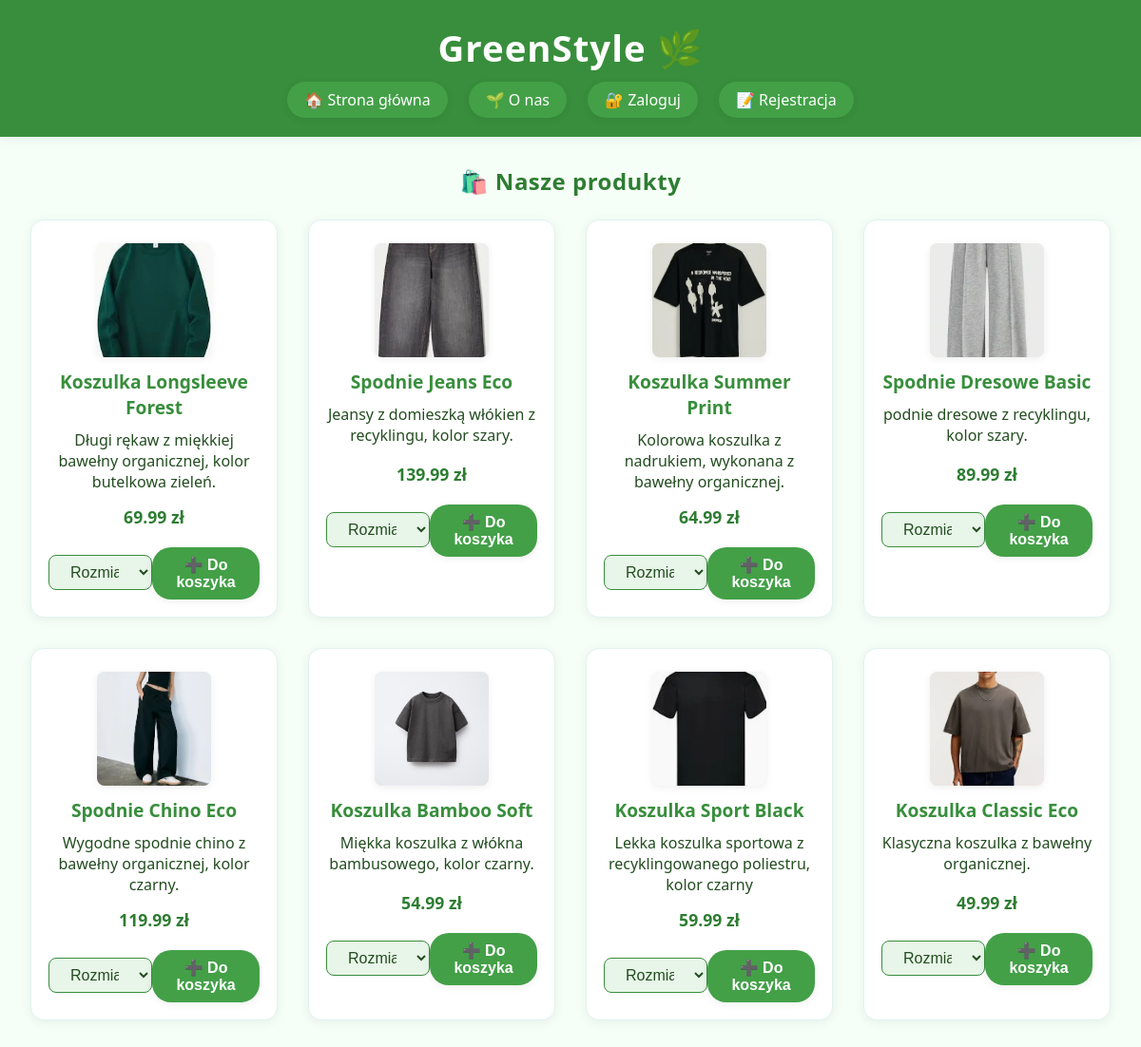
The page / on the database its author committed.
### tables this page shows
CREATE TABLE `products` (
  `id` int(11) NOT NULL,
  `name` varchar(255) NOT NULL,
  `description` text DEFAULT NULL,
  `price` decimal(10,2) NOT NULL,
  `image` varchar(255) DEFAULT NULL
);

### index.php (the view, shortened to what this page needs)
<?php
require 'db.php';
$stmt = $pdo->query("SELECT * FROM products ORDER BY id DESC");
$products = $stmt->fetchAll();
?>
<!DOCTYPE html>
<html lang="pl">
<head>
    <link rel="stylesheet" href="css/style.css">
</head>
<body>
<header>
    <div class="container">
        <h1>GreenStyle 🌿</h1>
        <nav>
            <a href="index.php">🏠 Strona główna</a>
            <a href="about.php">🌱 O nas</a>
            <?php if (isset($_SESSION['user'])): ?>
                <a href="cart.php">🛒 Koszyk</a>
                <a href="orders_history.php">📦 Moje zamówienia</a>
                <?php if ($_SESSION['user']['role'] === 'admin'): ?>
                    <a href="admin/index.php">⚙️ Panel admina</a>
                <?php endif; ?>
                <span>Witaj, <?= htmlspecialchars($_SESSION['user']['name']) ?> |</span>
                <a href="logout.php">🚪 Wyloguj</a>
            <?php else: ?>
                <a href="login.php">🔐 Zaloguj</a>
                <a href="register.php">📝 Rejestracja</a>
            <?php endif; ?>
        </nav>
    </div>
</header>
    <h2>🛍️ Nasze produkty</h2>
    <div class="products">
        <?php foreach ($products as $product): ?>
            <div class="product">
                <?php if ($product['image']): ?>
                    <img src="<?= htmlspecialchars($product['image']) ?>" alt="obrazek produktu">
                <?php endif; ?>
                <h3><?= htmlspecialchars($product['name']) ?></h3>
                <p><?= htmlspecialchars($product['description']) ?></p>
                <div class="price"><?= number_format($product['price'], 2) ?> zł</div>
                <form method="post" action="add_to_cart.php">
                    <select name="size" required>
                        <option value="">Rozmiar</option>
                    </select>
                    <button type="submit">➕ Do koszyka</button>
                </form>
            </div>
        <?php endforeach; ?>
    </div>
</body>
</html>

### css/style.css (style rules this page uses)
* { box-sizing: border-box; margin: 0; padding: 0; }
body { background: #f6fff7; color: #234d20; font-family: 'Segoe UI', Arial, sans-serif; min-height: 100vh; }
.container { max-width: 1200px; margin: 0 auto; padding: 0 24px; }
header { background: #388e3c; color: #fff; padding: 24px 0 10px 0; margin-bottom: 30px; box-shadow: 0 2px 12px #0001; }
header h1 { font-size: 2.4em; letter-spacing: 1px; margin-bottom: 10px; text-align: center; }
nav { display: flex; justify-content: center; align-items: center; gap: 22px; flex-wrap: wrap; margin-bottom: 10px; }
nav a { color: #fff; text-decoration: none; background: #43a047; padding: 8px 18px; border-radius: 20px; font-weight: 500; transition: background 0.2s; box-shadow: 0 2px 8px #0001; }
h2 { text-align: center; color: #2e7d32; margin: 30px 0 24px 0; font-size: 1.5em; letter-spacing: 0.5px; }
.products { display: flex; flex-wrap: wrap; gap: 32px; justify-content: center; margin-bottom: 40px; }
.product { background: #fff; border-radius: 16px; box-shadow: 0 4px 24px #0002; padding: 24px 18px 18px 18px; width: 270px; display: flex; flex-direction: column; align-items: center; transition: box-shadow 0.2s, transform 0.2s; border: 1px solid #e0f2f1; }
.product img { width: 100%; max-width: 180px; height: 180px; object-fit: cover; border-radius: 10px; margin-bottom: 16px; box-shadow: 0 2px 8px #0001; background: #e8f5e9; }
.product h3 { color: #388e3c; font-size: 1.2em; margin-bottom: 10px; text-align: center; }
.product p { color: #234d20; font-size: 1em; margin-bottom: 14px; text-align: center; min-height: 48px; }
.price { color: #2e7d32; font-weight: bold; font-size: 1.1em; margin-bottom: 16px; }
.product form { width: 100%; display: flex; justify-content: center; }
.product button { background: #43a047; color: #fff; border: none; border-radius: 20px; padding: 10px 22px; font-size: 1em; font-weight: 500; cursor: pointer; transition: background 0.2s, transform 0.2s; box-shadow: 0 2px 8px #0001; }

### index.php (style rules this page uses)
.products { display: flex; flex-wrap: wrap; gap: 32px; justify-content: center; }
.product { background: #fff; border-radius: 14px; box-shadow: 0 2px 12px #0001; padding: 24px 18px 18px 18px; width: 260px; display: flex; flex-direction: column; align-items: center; }
.product img { max-width: 120px; max-height: 120px; margin-bottom: 12px; border-radius: 8px; box-shadow: 0 2px 8px #0001; }
.product select[name="size"] { margin: 12px 0 10px 0; padding: 7px 18px; border-radius: 8px; border: 1px solid #388e3c; background: #e8f5e9; font-size: 1em; color: #234d20; font-weight: 500; outline: none; transition: border 0.2s; width: 100%; box-sizing: border-box; display: block; }
.product button[type="submit"] { background: #43a047; color: #fff; border: none; border-radius: 20px; padding: 9px 22px; font-size: 1em; font-weight: 600; cursor: pointer; margin-top: 4px; transition: background 0.2s; width: 100%; box-sizing: border-box; display: block; }

### rows shown on the page
products: image (picture), name "Koszulka Longsleeve Forest", description "Długi rękaw z miękkiej bawełny organicznej, kolor butelkowa zieleń.", price "69.99"
products: image (picture), name "Spodnie Jeans Eco", description "Jeansy z domieszką włókien z recyklingu, kolor szary.", price "139.99"
products: image (picture), name "Koszulka Summer Print", description "Kolorowa koszulka z nadrukiem, wykonana z bawełny organicznej.", price "64.99"
products: image (picture), name "Spodnie Dresowe Basic", description "podnie dresowe z recyklingu, kolor szary.", price "89.99"
products: image (picture), name "Spodnie Chino Eco", description "Wygodne spodnie chino z bawełny organicznej, kolor czarny.", price "119.99"
products: image (picture), name "Koszulka Bamboo Soft", description "Miękka koszulka z włókna bambusowego, kolor czarny.", price "54.99"
products: image (picture), name "Koszulka Sport Black", description "Lekka koszulka sportowa z recyklingowanego poliestru, kolor czarny", price "59.99"
products: image (picture), name "Koszulka Classic Eco", description "Klasyczna koszulka z bawełny organicznej.", price "49.99"
